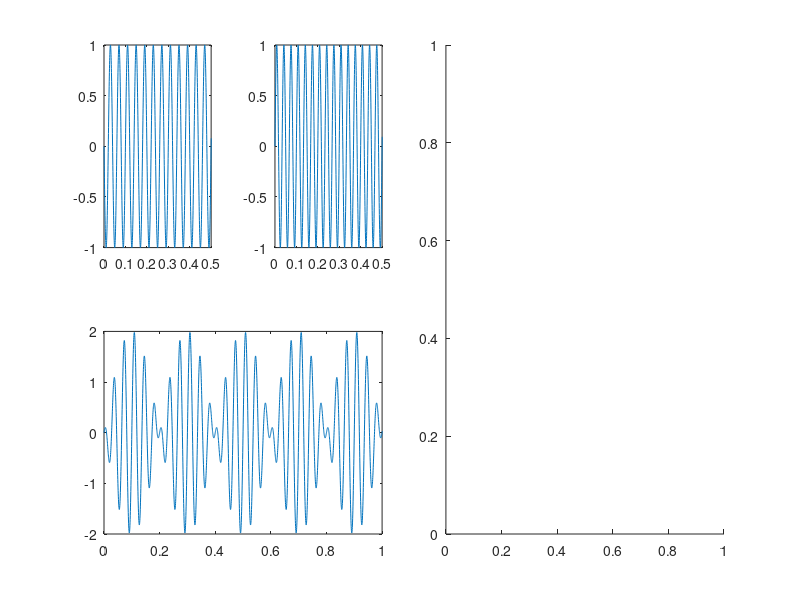

The MATLAB source for this figure: (Note: this script raises an error after producing the figure.)
% This method is useful to calculate the frequency shift of two signals.
% 1. envelope signal frequency = |f1 - f2| / 2
% 2. beat frequency = |f1 - f2| 
% 3. and the frequency of the carrier signal is (f1 + f2) / 2.

clc
clear
close all

f1  = 25;
f2  = 30;

t   = linspace(0, 4, 10000);

a   = sin(2*pi*f1*t + pi);
b   = sin(2*pi*f2*t);

subplot(2, 4, 1)
plot(t, a)
xlim([0 0.5])

subplot(2, 4, 2)
plot(t, b)
xlim([0 0.5])

subplot(2, 4, [5 6])
plot(t, a + b)
xlim([0 1])

subplot(2, 4, [3 4 7 8])
[Frequency, AmplitudePhase] = SpectralAnalysis.FFT(a + b, 10000/4, false);
plot(Frequency, real(AmplitudePhase))
xlim([0 50]);

